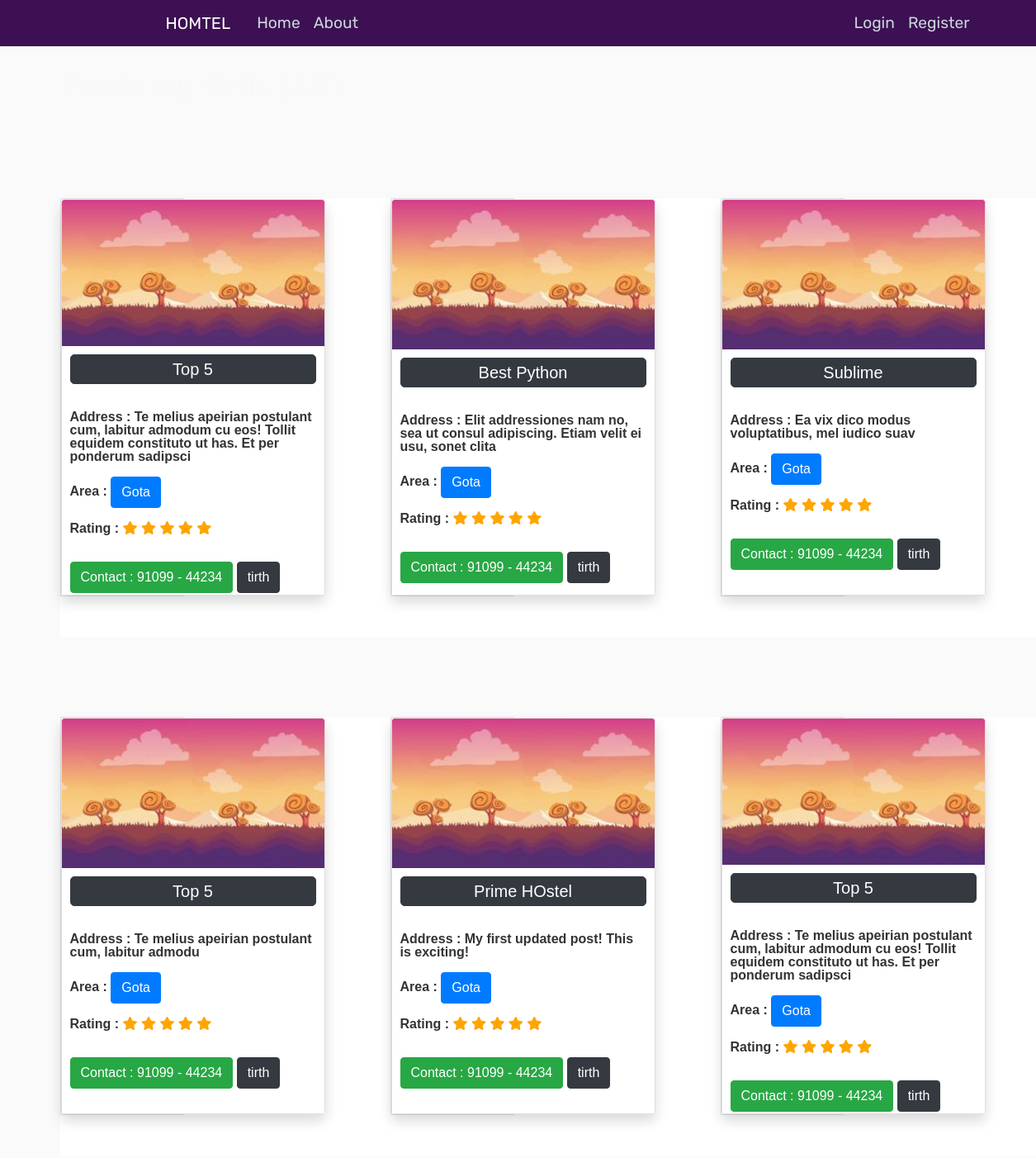
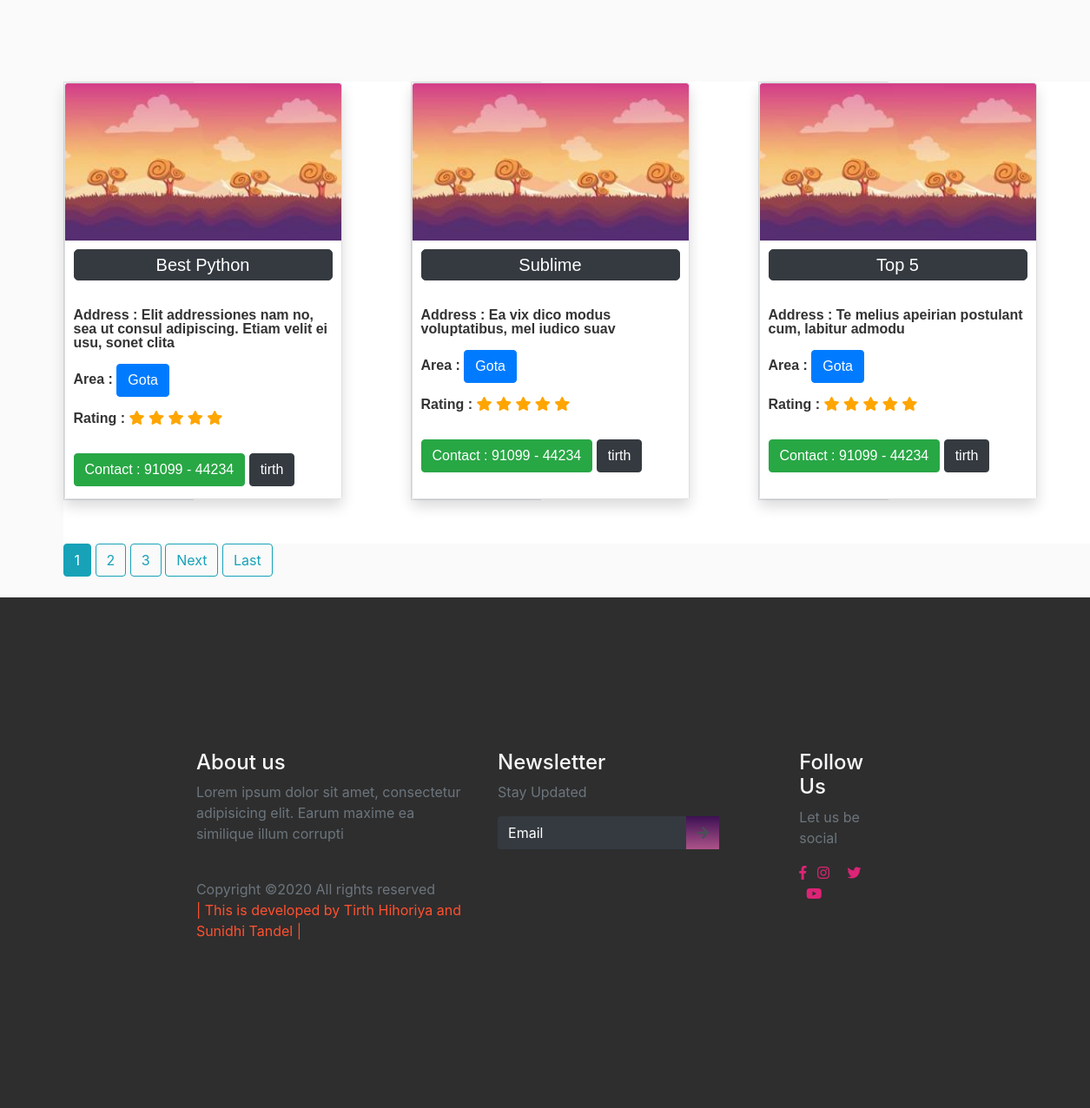
Page /user/tirth on the committed database (2 pictures, top to bottom).
### blog/models.py (models this page shows, shortened)
class Post(models.Model):
    CITY_CHOICES = [
        ("gandhinagar", "Gandhinagar"),
        ("ahmedabad", "Ahmedabad"),
        ("bhavnagar", "Bhavnagar"),
    ]
    AREA_CHOICES = [
        ("gota", "Gota"),
        ("vaishnodevi", "Vaishnodevi"),
        ("godhrej", "Godhrej Garden City"),
    ]
    RATING_CHOICES = [("1", "1"), ("2", "2"), ("3", "3"), ("4", "4"), ("5", "5")]
    hostel_name = models.CharField(max_length=20)
    address = models.CharField(max_length=100, default="UNK")
    area = models.CharField(max_length=20, choices=AREA_CHOICES, default="UNK")
    city = models.CharField(max_length=20, choices=CITY_CHOICES, default="UNK")
    rating = models.CharField(max_length=1, choices=RATING_CHOICES, default="UNK")
    breakfast = models.BooleanField(default=False)
    lunch = models.BooleanField(default=False)
    dinner = models.BooleanField(default=False)
    transportation = models.BooleanField(default=False)
    cctv = models.BooleanField(default=False)
    fridge = models.BooleanField(default=False)
    washing_machine = models.BooleanField(default=False)
    geyser = models.BooleanField(default=False)
    ac = models.BooleanField(default=False)
    date_posted = models.DateTimeField(
        default=timezone.now
    )  # only when post was created use--> auto_now_add=True
    author = models.ForeignKey(User, on_delete=models.CASCADE)

### users/models.py (models this page shows, shortened)
class Profile(models.Model):
    user = models.OneToOneField(User, on_delete=models.CASCADE)
    image = models.ImageField(default="default.jpg", upload_to="profile_pics")

### blog/views.py (the view)
# urls.py: path("user/<str:username>", UserPostListView.as_view(), name="user-posts"),
class UserPostListView(ListView):
    model = Post
    template_name = "blog/user_posts.html"  # <app>/<model>_<viewtype>.html
    context_object_name = "posts"
    paginate_by = 9
    def get_queryset(self):
        user = get_object_or_404(User, username=self.kwargs.get("username"))
        return Post.objects.filter(author=user).order_by("-date_posted")

### blog/templates/blog/user_posts.html (shortened to what this page needs)
{% extends "blog/base.html" %}
{% block content %}
<h1 class="mb-3"> Posts by {{ view.kwargs.username }} ({{ page_obj.paginator.count }}) </h1>
    <div class="container nomargin">
        <div class="yyy row nomargin">
                  {% for post in posts %}
                  <div class="xxx container divcard container-card ">
                    <div class="www row row-card divcard ">
                        <div class="border col-md-6 row-card divcard ">
                            <div class="card shadow divcard " style="width: 20rem; height:30rem;">
                                <div class="inner divcard ">
                                    <img src="{{ post.author.profile.image.url }}" alt="profile_pic" class="card-img-top">
                                </div>
                                <div class="card-body divcard">
                                  <p><a href="{% url 'post-detail' post.id %}" class="btn btn-dark h_name">{{ post.hostel_name }}</a></p>
                                  <p class="card-text2"><br>
                                    Address : {{ post.address }}
                                    <br><br>
                                    Area :
                                    <a href="#" class="btn btn-primary area">{{ post.area }}</a></p>
                                    <p>Rating :
                                    {% with ''|center:5 as range %}
                                    {% for _ in range %}
                                      <span class="fa fa-star checked"></span>
                                    {% endfor %}
                                    {% endwith %}
                                  </p>
                                  <br>
                                  <a href="#" class="btn btn-success">Contact :  91099 - 44234</a>
                                   <a href="{% url 'user-posts' post.author.username %}" class="btn btn-dark">{{ post.author }}</a>
                                </div>
                              </div>
                        </div>
                      </div>
                    </div>
          {% endfor %}
        </div>
      </div>
    {% if is_paginated %}
        {% for num in page_obj.paginator.page_range %}
            {% if page_obj.number == num %}
                <a href="?page={{ num }}" class="btn btn-info mb-4">{{ num }}</a>
            {% elif num > page_obj.number|add:'-3' and num < page_obj.number|add:'3' %}
                <a href="?page={{ num }}" class="btn btn-outline-info mb-4">{{ num }}</a>
            {% endif %}
        {% endfor %}
        {% if page_obj.has_next %}
            <a href="?page={{ page_obj.next_page_number }}" class="btn btn-outline-info mb-4">Next</a>
            <a href="?page={{ page_obj.paginator.num_pages }}" class="btn btn-outline-info mb-4">Last</a>
        {% endif %}
    {% endif %}
{% endblock content %}

### blog/templates/blog/base.html (shortened to what this page needs)
{% load static %}
<!DOCTYPE html>
<html >
  <head>
    <link rel="stylesheet" href="https://stackpath.bootstrapcdn.com/bootstrap/4.4.1/css/bootstrap.min.css">
    <link rel="stylesheet" type="text/css" href="{% static 'blog/main.css' %}">
    <link rel="stylesheet" href="https://use.fontawesome.com/releases/v5.7.2/css/all.css"
>
  <link rel="stylesheet" href="{% static 'blog/Style.css' %}" />
  <link rel="stylesheet" href="{% static 'blog/mobile-style.css' %}">
  <link rel="stylesheet" href="{% static 'blog/main.js' %}">
</head>
<body>
    <header class="site-header">
        <nav class="navbar navbar-expand-md navbar-dark bg-steel fixed-top">
        <div class="container">
            <a class="navbar-brand mr-4" href="{% url 'blog-home' %} ">HOMTEL</a>
            <div class="collapse navbar-collapse" id="navbarToggle">
            <div class="navbar-nav mr-auto">
                <a class="nav-item nav-link" href="{% url 'blog-home' %} ">Home</a>
                <a class="nav-item nav-link" href="{% url 'blog-about' %} ">About</a>
            </div>
            <div class="navbar-nav">
              {% if user.is_authenticated %}
                <a class="nav-item nav-link" href="{% url 'post-create' %}">New Hostel</a>
                <a class="nav-item nav-link" href="{% url 'profile' %}">Profile</a>
                <a class="nav-item nav-link" href="{% url 'logout' %}">Logout</a>
              {% else %}
                <a class="nav-item nav-link" href="{% url 'login' %}">Login</a>
                <a class="nav-item nav-link" href="{% url 'register' %}">Register</a>
              {% endif %}
            </div>
            </div>
        </div>
        </nav>
    </header>
    <main role="main" class="container">
        <div class="row">
          <div class="col-md-8">
            {% block content %}{% endblock %}
          </div>
        </div>
      </main>
      <footer>
        <div class="container-fluid p-0">
          <div class="row text-left">
            <div class="col-md-5 col-sm-5">
              <h4 class="text-light">About us</h4>
              <p class="text-muted">Lorem ipsum dolor sit amet, consectetur adipisicing elit. Earum maxime ea similique illum corrupti</p>
              <p class="pt-4 text-muted">Copyright ©2020 All rights reserved <br>
                <span> |  This is developed by Tirth Hihoriya and Sunidhi Tandel  |</span>
              </p>
            </div>
            <div class="col-md-5 col-sm-12">
              <h4 class="text-light">Newsletter</h4>
              <p class="text-muted">Stay Updated</p>
              <form class="form-inline">
                <div class="col pl-0">
                  <div class="input-group pr-5">
                    <input type="text" class="form-control bg-dark text-white" id="inlineFormInputGroupUsername2" placeholder="Email">
                    <div class="input-group-prepend">
                      <div class="input-group-text">
                        <i class="fas fa-arrow-right"></i>
                      </div>
                    </div>
                  </div>
                </div>
              </form>
            </div>
            <div class="col-md-2 col-sm-12">
              <h4 class="text-light">Follow Us</h4>
              <p class="text-muted">Let us be social</p>
              <div class="column text-light">
                <i class="fab fa-facebook-f"></i>
                <i class="fab fa-instagram"></i>
                <i class="fab fa-twitter"></i>
                <i class="fab fa-youtube"></i>
              </div>
            </div>
          </div>
        </div>
      </footer>
</body>
</html>

### blog/static/blog/main.css (style rules this page uses)
body { background: #fafafa; color: #333333; margin-top: 5rem; }
h1, h2, h3, h4, h5, h6 { color: #f8f9fa; }
.bg-steel { background-color: #3c1053; }
.site-header .navbar-nav .nav-link { color: #cbd5db; }

### blog/static/blog/Style.css (style rules this page uses)
* { box-sizing: border-box; }
header, section { overflow-x: hidden; }
:root { --Rubik-font: "Rubik", cursive; --Rubik: "Rubik", cursive; --Patua: "Patua One", cursive; --Lobster: "lobster", cursive; --light-black: #2e2c2caf; --bggradient: linear-gradient(to bottom, #3c1053 ,#ad5389); --light-gray: rgba(255, 255, 255, 0.877); }
header a { font-family: var(--Rubik); font-size: 0.9em; color: whitesmoke; }
header .nav-item:last-child { padding-right: 10.5em; }
header .nav-item { padding: 0.2em; }
header .navbar-brand { padding-left: 8rem; }
header { background: #3c1053; background: var(--bggradient); }
footer { background: rgba(0, 0, 0, 0.815); overflow-x: hidden; padding: 14vmin 18vmin; }
footer p > span { color: #ff512f; }
footer input { border: none !important; }
footer input::placeholder { color: white !important; }
footer .input-group .input-group-text { background: var(--bggradient); border: none; }
footer .column i { color: #dd2476; }
footer .column i + i { padding: 0 0.5em; }

### blog/templates/blog/base.html (style rules this page uses)
.bg-steel { background-color: #3c1053; }
header a { font-family: var(--Rubik); font-size: 1.2em; color: whitesmoke; }
.row-card { font-family: 'Ubuntu', sans-serif; background:#c8cdd4; font-weight: bold; }
.divcard { background-color: hsl(0, 0%, 100%); }
.col-md-6 { padding-left: 0px; margin-bottom: 50px; }
.checked { color: orange; }
.container-card { margin-top: 8%; }
.inner { overflow: hidden; }
.inner img { transition: all 1.5s ease; }
.h_name { padding : 2px 5px 2px 5px; color : #FFF; text-align: center; border-radius: 5px; width: 100%; font-size: 20px; }
.area { margin-right: 90px; }
.www { width: 300px; }
.xxx { width: 400px; }
.yyy { width: 1200px; }
.card-body { line-height: 1.0; padding : 10px; }

### rows in the picture
Post: author.profile.image (picture), hostel_name "Top 5", address "Te melius apeirian postulant cum, labitur admodum cu eos! Tollit equidem constituto ut has. Et per ponderum sadipsci", area "Gota", author "tirth"
Post: author.profile.image (picture), hostel_name "Best Python", address "Elit addressiones nam no, sea ut consul adipiscing. Etiam velit ei usu, sonet clita", area "Gota", author "tirth"
Post: author.profile.image (picture), hostel_name "Sublime", address "Ea vix dico modus voluptatibus, mel iudico suav", area "Gota", author "tirth"
Post: author.profile.image (picture), hostel_name "Top 5", address "Te melius apeirian postulant cum, labitur admodu", area "Gota", author "tirth"
Post: author.profile.image (picture), hostel_name "Prime HOstel", address "My first updated post! This is exciting!", area "Gota", author "tirth"
Post: author.profile.image (picture), hostel_name "Top 5", address "Te melius apeirian postulant cum, labitur admodum cu eos! Tollit equidem constituto ut has. Et per ponderum sadipsci", area "Gota", author "tirth"
Post: author.profile.image (picture), hostel_name "Best Python", address "Elit addressiones nam no, sea ut consul adipiscing. Etiam velit ei usu, sonet clita", area "Gota", author "tirth"
Post: author.profile.image (picture), hostel_name "Sublime", address "Ea vix dico modus voluptatibus, mel iudico suav", area "Gota", author "tirth"
Post: author.profile.image (picture), hostel_name "Top 5", address "Te melius apeirian postulant cum, labitur admodu", area "Gota", author "tirth"

### other values in the picture
{{ num }} "1"
{{ num }} "2" "3"
